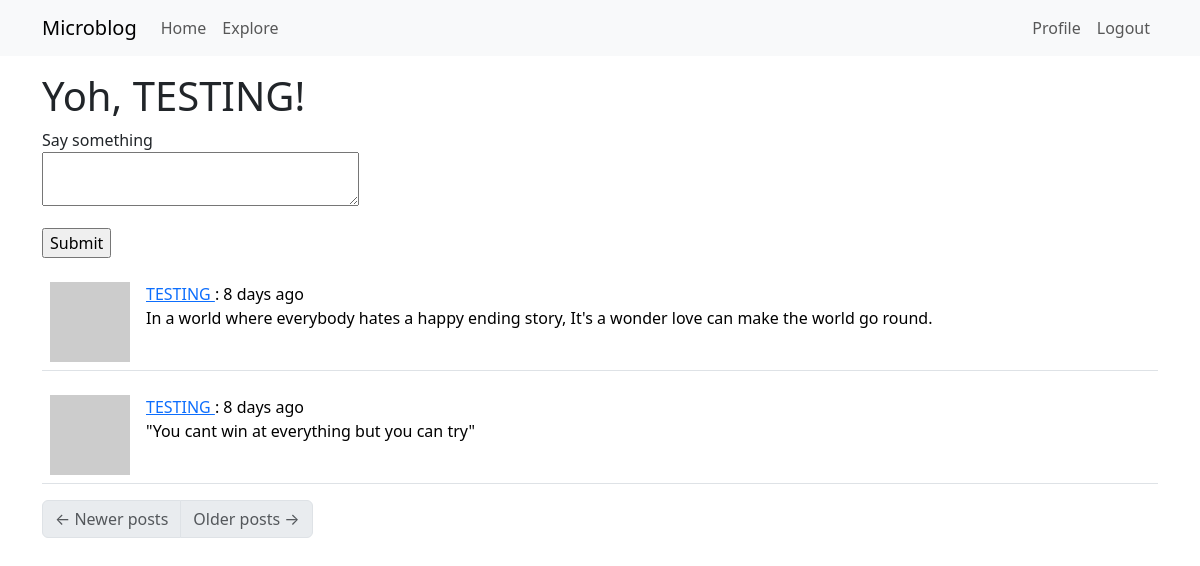
The page /index (signed in) on the database as committed earlier.
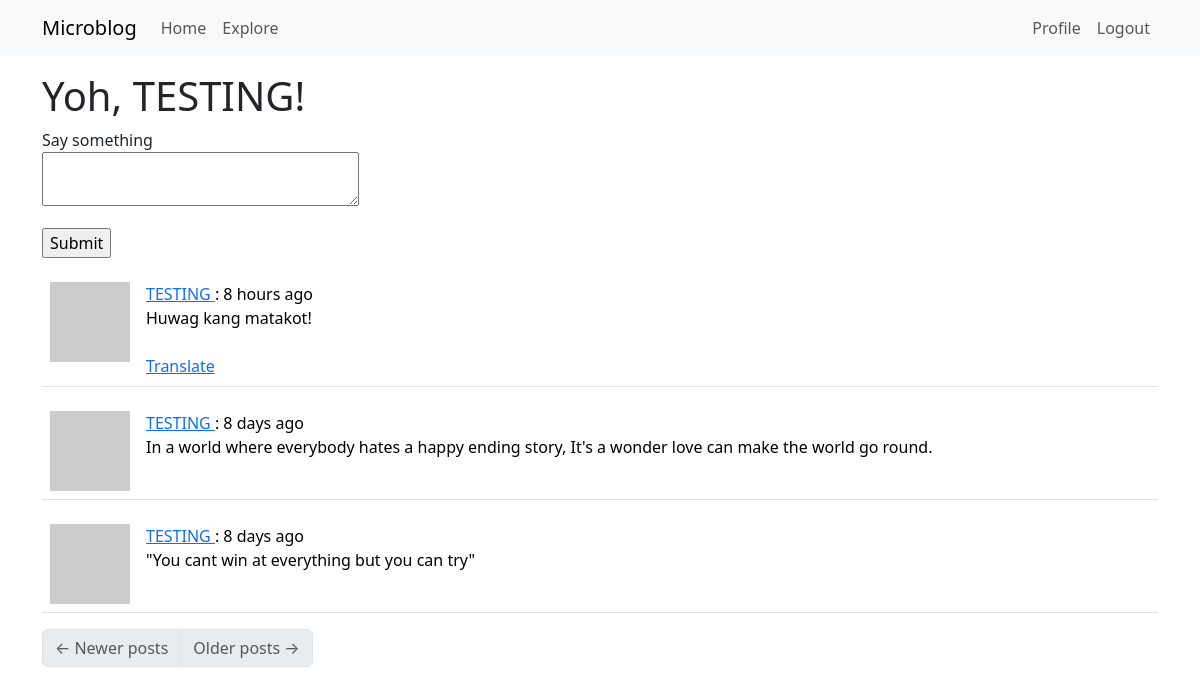
The same page on the database as committed later.
### app/models.py (models this page shows, shortened)
class User(UserMixin, db.Model):
    id: so.Mapped[int] = so.mapped_column(primary_key=True)
    username: so.Mapped[str] = so.mapped_column(sa.String(64), index=True, unique=True)
    email: so.Mapped[str] = so.mapped_column(sa.String(120), index=True, unique=True)
    password_hash: so.Mapped[Optional[str]] = so.mapped_column(sa.String(256))
    posts: so.WriteOnlyMapped['Post'] = so.relationship(back_populates='author')
    about_me: so.Mapped[Optional[str]] = so.mapped_column(sa.String(140))
    last_seen: so.Mapped[Optional[datetime]] = so.mapped_column(default=lambda: datetime.now(timezone.utc))
    following: so.WriteOnlyMapped['User'] = so.relationship(secondary=followers, primaryjoin=(followers.c.follower_id == id),
                                                            secondaryjoin=(followers.c.followed_id == id),
                                                            back_populates='followers')
    followers: so.WriteOnlyMapped['User'] = so.relationship(secondary=followers, primaryjoin=(followers.c.followed_id == id),
                                                            secondaryjoin=(followers.c.follower_id == id),
                                                            back_populates='following')
    def avatar(self, size):
        digest = md5(self.email.lower().encode('utf-8')).hexdigest()
        return f'https://www.gravatar.com/avatar/{digest}?d=identicon&s={size}'
    def following_post(self):
        Author = so.aliased(User)
        Follower = so.aliased(User)
        return (
            sa.select(Post)
            .join(Post.author.of_type(Author))
            .join(Author.followers.of_type(Follower), isouter=True)
            .where(sa.or_(
                Follower.id == self.id,
                Author.id == self.id
            ))
            .group_by(Post)
            .order_by(Post.timestamp.desc())
        )

class Post(db.Model):
    id: so.Mapped[int] = so.mapped_column(primary_key=True)
    body: so.Mapped[str] = so.mapped_column(sa.String(140))
    timestamp: so.Mapped[datetime] = so.mapped_column(index=True, default=lambda: datetime.now(timezone.utc))
    user_id: so.Mapped[int] = so.mapped_column(sa.ForeignKey(User.id), index=True)
    author: so.Mapped[User] = so.relationship(back_populates='posts')
    language: so.Mapped[Optional[str]] = so.mapped_column(sa.String(5))
    @login.user_loader
    def load_user(id):
        return db.session.get(User, int(id))

### app/routes.py (the view, shortened to what this page needs)
@app.route('/', methods=['GET', 'POST'])
@app.route('/index', methods=['GET', 'POST' ])
@login_required
def index():
    form = PostForm()
    page = request.args.get('page', 1, type=int)
    posts = db.paginate(current_user.following_post(), page=page,
                        per_page=app.config['POSTS_PER_PAGE'], error_out=False)
    next_url = url_for('index', page=posts.next_num)\
        if posts.has_next else None
    prev_url = url_for('index', page=posts.prev_num)\
        if posts.has_prev else None
    return render_template('index.html', title='Home Page', form=form, posts=posts.items, next_url=next_url, prev_url=prev_url)

### app/forms.py
class PostForm(FlaskForm):
    post = TextAreaField('Say something', validators=[DataRequired(), Length(min=1, max=140)])
    submit = SubmitField('Submit')

### app/__init__.py (called while the page is built)
def get_locale():
    return request.accept_languages.best_match(app.config['LANGUAGES'])

### app/routes.py (called while the page is built)
@app.before_request
def before_request():
    if current_user.is_authenticated:
        current_user.last_seen = datetime.now(timezone.utc)
        db.session.commit()

@app.before_request
def before_request():
    g.locale = str(get_locale())

### app/templates/index.html (shortened to what this page needs)
{% extends "base.html" %}
{% block content %}
        <h1> Yoh, {{ current_user.username }}!</h1>
        {% if form %}
        <form action="", method="post">
            <p>
                {{ form.post.label}}<br>
                {{ form.post(cols=32, row=4) }}<br>
            </p>
            <p>{{ form.submit() }}</p>
        </form>
        {% endif %}
        {% for post in posts %}
            {% include '_post.html' %}
        {% endfor %}
        <nav aria-label="Post navigation">
            <ul class="pagination">
                <li class="page-item{% if not prev_url %} disabled{% endif %}">
                    <a class="page-link" href="{{ prev_url }}">
                        <span aria-hidden="true">&larr;</span> Newer posts
                    </a>
                </li>
                <li class="page-item{% if not next_url %} disabled{% endif %}">
                    <a class="page-link" href="{{ next_url }}">
                        Older posts <span aria-hidden="true">&rarr;</span>
                    </a>
                </li>
            </ul>
        </nav>
{% endblock %}

### app/templates/base.html (shortened to what this page needs)
<!DOCTYPE html>
<html lang="en">
    <head>
        <link
            href="https://cdn.jsdelivr.net/npm/bootstrap@5.3.2/dist/css/bootstrap.min.css"
            rel="stylesheet"
>
    </head>
    <body>
        <nav class="navbar navbar-expand-lg bg-body-tertiary">
        <div class="container">
            <a class="navbar-brand" href="{{ url_for('index') }}">Microblog</a>
            <div class="collapse navbar-collapse" id="navbarSupportedContent">
                <ul class="navbar-nav me-auto mb-2 mb-lg-0">
                    <li class="nav-item">
                        <a class="nav-link" aria-current="page" href="{{ url_for('index' )}}">{{ ('Home') }}</a>
                    </li>
                    <li class="nav-item">
                        <a class="nav-link" aria-current="page" href="{{ url_for('explore' )}}">{{ ('Explore') }}</a>
                    </li>
                </ul>
                <ul class="navbar-nav mb-2 mb-lg-0">
                    {% if current_user.is_anonymous %}
                    <li class="nav-item">
                        <a class="nav-link" aria-current="page" href="{{ url_for('login') }}">{{ ('Login') }}</a>
                    </li>
                    {% else %}
                    <li class="nav-item">
                        <a class="nav-link" aria-current="page" href="{{ url_for('user', username=current_user.username) }}">{{ ('Profile') }}</a>
                    </li>
                    <li class="nav-item">
                        <a class="nav-link" aria-current="page" href="{{ url_for('logout') }}">{{ ('Logout') }}</a>
                    </li>
                    {% endif %}
                </ul>
            </div>
        </div>
        </nav>
        <div class="container mt-3">
            {% block content %}{% endblock %}
        </div>
    </body>
</html>

### app/templates/_post.html
<table class="table table-hover">
    <tr>
        <td width="50px">
            <a href="{{ url_for('user', username=post.author.username) }}">
                <img src="{{ post.author.avatar(50) }}" />
            </a>
        </td>
        <td>
            <a href="{{ url_for('user', username=post.author.username) }}">
                {{ post.author.username }}
            </a>
            :   {{ moment(post.timestamp).fromNow() }}
            <br>
            <span id="post{{ post.id }}">{{ post.body }}</span>
            <br>
            {% if post.language and post.language != g.locale %}
            <br>
            <span id="translation{{ post.id }}">
            <a href="javascript: translate(
                        'post{{ post.id }}',
                        'translation{{ post.id }}',
                        '{{ post.language }}'
                        '{{ g.locale }}')">{{ _('Translate') }}</a>
            </span>
            {% endif %}
        </td>
    </tr>
</table>

Rows that differ between the two databases and show on the page:
added Post: author.username "TESTING", timestamp "8 hours ago", body "Huwag kang matakot!"
